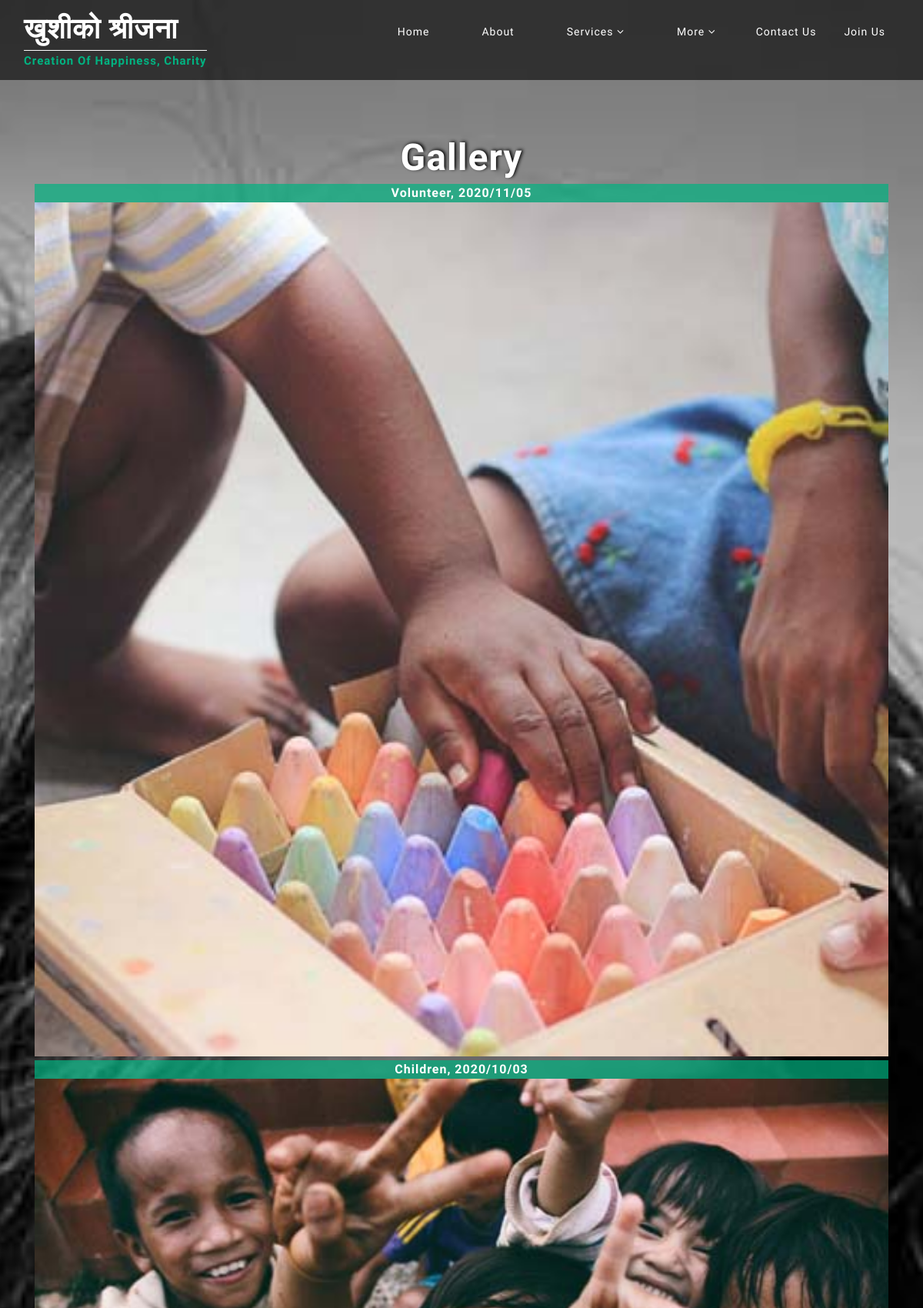
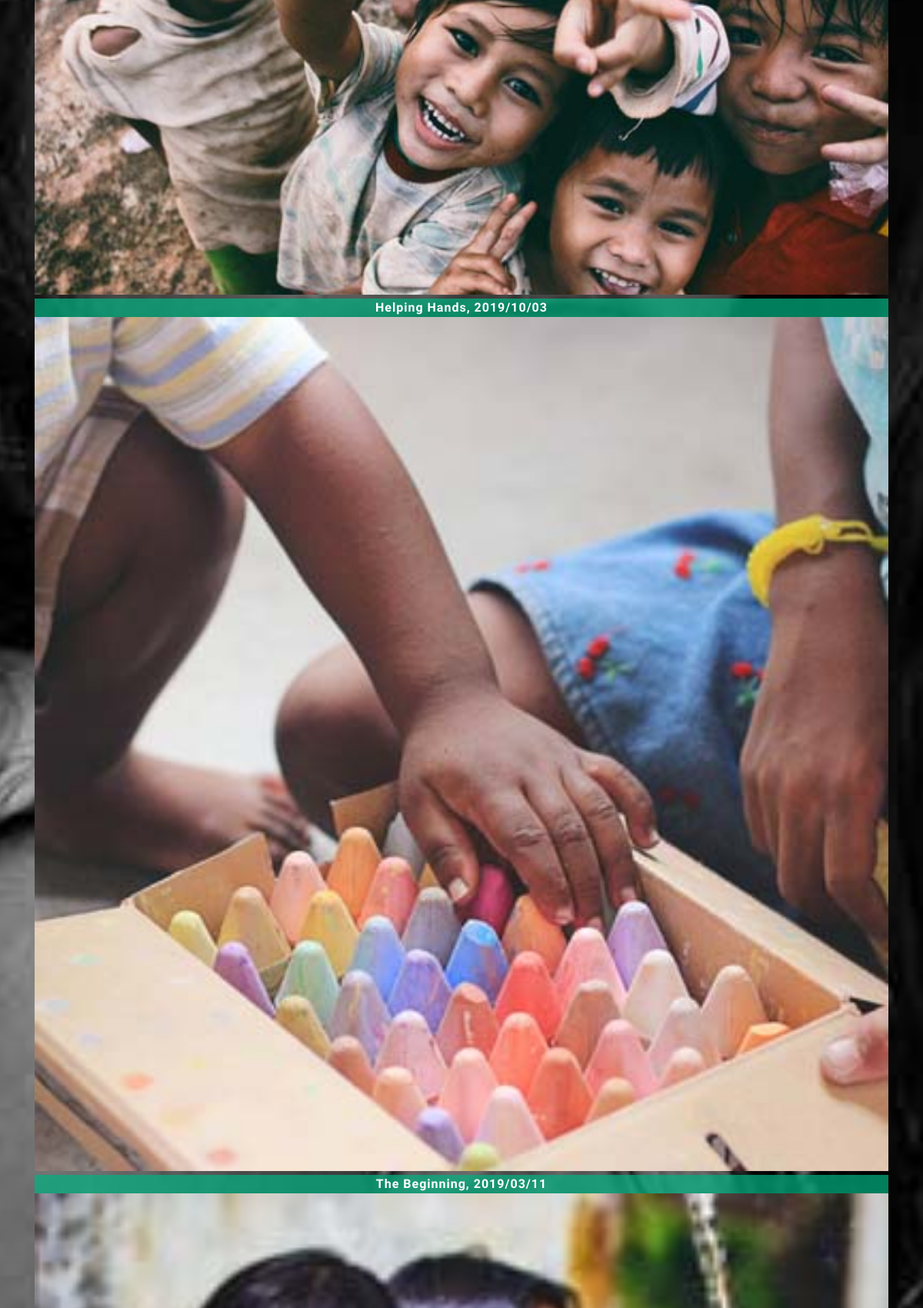
The app's page /charity/single_gallery (upper part) with its own data (2 pictures, top to bottom).
### charity/models.py (models this page shows, shortened)
class Gallery(models.Model):
    title = models.CharField(max_length=255)
    image = models.ImageField(upload_to="gallery", null=True)
    class Meta:
        verbose_name_plural = "Galleries"

### charity/views.py (the view)
# urls.py: path("single_gallery", views.SingleGalleryView, name="single_gallery"),
def SingleGalleryView(request):
    gallery = Gallery.objects.all().order_by('id').reverse()
    template_name = "single_gallery.html"
    return render(request, template_name, {'images' : gallery})

### templates/single_gallery.html (shortened to what this page needs)
<!DOCTYPE html>
<html lang="zxx">
    <head>
        <link href="../static/css/bootstrap.min.css" rel="stylesheet" type="text/css" media="all">
        <link href="../static/css/font-awesome.min.css" rel="stylesheet">
        <link href="../static/css/style.css" rel='stylesheet' type='text/css' media="all">
        <link href="../static/css/gallery.css" rel='stylesheet' type='text/css' media="all">
    </head>
    <body>
        <div class="main-top" id="home">
            <div class="headder-top">
                <div class="container-fluid">
                    <nav >
                       <div id="logo">
                          <h1><a class="title" href="{% url 'home' %}">खुशीको श्रीजना<span id="tagline">Creation of happiness, Charity</span></a></h1>
                       </div>
                       <ul class="menu mt-2">
                          <li class="mx-lg-3 mx-md-2 my-md-0 my-1"><a href="{% url 'home' %}">Home</a></li>
                          <li class="mx-lg-3 mx-md-2 my-md-0 my-1"><a href="{% url 'single_about' %}">About</a></li>
                          <li class="mx-lg-3 mx-md-2 my-md-0 my-1">
                           <a href="#">Services <span class="fa fa-angle-down" aria-hidden="true"></span></a>
                          </li>
                          <li class="mx-lg-3 mx-md-2 my-md-0 my-1">
                             <a href="#">More <span class="fa fa-angle-down" aria-hidden="true"></span></a>
                          </li>
                          <li><a href="#contactus">Contact Us</a></li>
                          <li><a href="{% url 'single_joinus' %}">Join Us</a></li>
                       </ul>
                    </nav>
                 </div>
            </div>
            <div class="main-banner">
                <div class="container">
                    <div class="style-banner ">
                       <h4 class="mb-1">Gallery</h4>
                    </div>
                    {% for i in images %}
                        <div class="gallery-solo">
                            <p>{{ i.title }}</p>
                            <img src="{{ i.image.url }}" alt="The Beginning" />
                        </div>
                    {% endfor %}
                </div>
            </div>
        </div>
    </body>
</html>

### static/css/style.css (style rules this page uses)
html { scroll-behavior: smooth; }
html, body { padding: 0; margin: 0; background: #fff; letter-spacing: 1px; font-family: 'Oxygen', sans-serif; }
body a { outline: none; transition: 0.5s all; -webkit-transition: 0.5s all; -moz-transition: 0.5s all; -o-transition: 0.5s all; -ms-transition: 0.5s all; text-decoration: none; }
h1, h2, h3, h4, h5, h6 { margin: 0; padding: 0; letter-spacing: 1px; font-family: 'Fira Sans', sans-serif; }
p { margin: 0; padding: 0; letter-spacing: 1px; font-family: 'Oxygen', sans-serif; }
ul { margin: 0; padding: 0; list-style-type: none; }
ul li { display: inline-block; }
.title { font-size: 44px; color: #000; letter-spacing: 2px; font-weight: 400; text-transform: capitalize; }
nav { margin: 0; padding: 0; }
#logo a { float: left; display: initial; font-weight: 700; font-size: 40px; letter-spacing: 1px; color: #fff; padding: 0; }
#logo a span { display: block; font-size: 16px; color: #00b381; text-align: center; border: none; border-top: 1px solid #fff; margin-top: 5px; padding-top: 4px; }
nav:after { content: ""; display: table; clear: both; }
nav ul { float: right; padding: 0; margin: 0; list-style: none; position: relative; }
nav ul li { margin: 0px; display: inline-block; float: left; }
nav ul li a { color: #fff; text-transform: capitalize; font-weight: 400; font-size: 14px; letter-spacing: 1px; background: transparent; text-transform: capitalize; padding: 7px 18px; display: inline-block; transition: 0.5s all; -webkit-transition: 0.5s all; -moz-transition: 0.5s all; -o-transition: 0.5s all; -ms-transition: 0.5s all; }
li>a:only-child:after { content: ''; }
.main-top { background: url(../images/b2.jpg) no-repeat bottom; background-size: cover; -webkit-background-size: cover; -moz-background-size: cover; -o-background-size: cover; -ms-background-size: cover; min-height: 800px; }
.headder-top { background: rgba(0, 0, 0, 0.6); position: fixed; width: 100%; padding: 1em 1em; z-index: 1; }
.style-banner { padding-top: 18em; }
.main-banner h4 { color: #fff; font-size: 3.5em; font-weight: 600; text-shadow: 2px -1px 4px #000; }
@media screen and (max-width: 1440px) { .main-top { min-height: 680px; } }
@media screen and (max-width: 1440px) { .style-banner { padding-top: 15em; } }
@media screen and (max-width: 1440px) { .main-banner h4 { font-size: 3.2em; } }
@media screen and (max-width: 1440px) { #logo a { font-size: 37px; } }
@media screen and (max-width: 1440px) { .title { font-size: 42px; } }
@media screen and (max-width: 1366px) { #logo a span { font-size: 15px; } }
@media screen and (max-width: 1280px) { .main-top { min-height: 600px; } }
@media screen and (max-width: 1280px) { .style-banner { padding-top: 12.5em; } }
@media screen and (max-width: 1280px) { .main-banner h4 { font-size: 3em; } }
@media screen and (max-width: 1280px) { .title { font-size: 39px; } }

### static/css/gallery.css (style rules this page uses)
.gallery-solo img { width: 100%; }
.style-banner { text-align: center; padding-top: 11em; }
.gallery-solo p { background-color: rgba(0, 179, 129, 0.7); color: #ffffff; text-align: center; margin-top: 5px; font-weight: bolder; }

### records on screen
Gallery: title "Volunteer, 2020/11/05", image (picture)
Gallery: title "Children, 2020/10/03", image (picture)
Gallery: title "Helping Hands, 2019/10/03", image (picture)
Gallery: title "The Beginning, 2019/03/11", image (picture)
